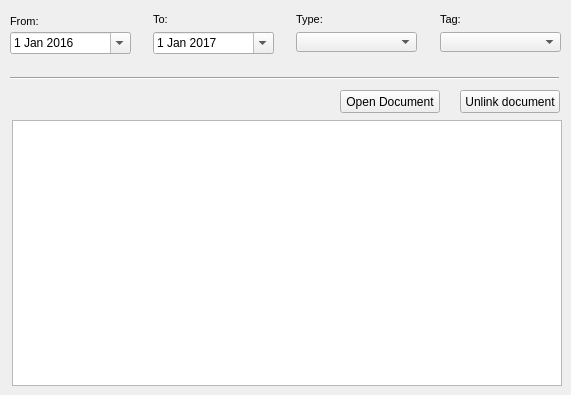
    <widget class="QWidget" name="document">
     <attribute name="title">
      <string>Document</string>
     </attribute>
     <widget class="Line" name="line_12">
      <property name="geometry">
       <rect>
        <x>10</x>
        <y>70</y>
        <width>549</width>
        <height>16</height>
       </rect>
      </property>
      <property name="orientation">
       <enum>Qt::Horizontal</enum>
      </property>
     </widget>
     <widget class="QTableView" name="tbl_document">
      <property name="geometry">
       <rect>
        <x>12</x>
        <y>120</y>
        <width>550</width>
        <height>266</height>
       </rect>
      </property>
      <property name="sizePolicy">
       <sizepolicy hsizetype="MinimumExpanding" vsizetype="MinimumExpanding">
        <horstretch>0</horstretch>
        <verstretch>0</verstretch>
       </sizepolicy>
      </property>
      <property name="sortingEnabled">
       <bool>true</bool>
      </property>
     </widget>
     <widget class="QLabel" name="label_doc_from">
      <property name="geometry">
       <rect>
        <x>10</x>
        <y>10</y>
        <width>90</width>
        <height>22</height>
       </rect>
      </property>
      <property name="font">
       <font>
        <pointsize>8</pointsize>
       </font>
      </property>
      <property name="frameShape">
       <enum>QFrame::NoFrame</enum>
      </property>
      <property name="frameShadow">
       <enum>QFrame::Plain</enum>
      </property>
      <property name="text">
       <string>From:</string>
      </property>
      <property name="textFormat">
       <enum>Qt::AutoText</enum>
      </property>
      <property name="scaledContents">
       <bool>false</bool>
      </property>
      <property name="alignment">
       <set>Qt::AlignLeading|Qt::AlignLeft|Qt::AlignVCenter</set>
      </property>
      <property name="margin">
       <number>3</number>
      </property>
     </widget>
     <widget class="QLabel" name="label_doc_type">
      <property name="geometry">
       <rect>
        <x>296</x>
        <y>8</y>
        <width>61</width>
        <height>22</height>
       </rect>
      </property>
      <property name="font">
       <font>
        <pointsize>8</pointsize>
       </font>
      </property>
      <property name="layoutDirection">
       <enum>Qt::LeftToRight</enum>
      </property>
      <property name="frameShape">
       <enum>QFrame::NoFrame</enum>
      </property>
      <property name="frameShadow">
       <enum>QFrame::Raised</enum>
      </property>
      <property name="text">
       <string>Type:</string>
      </property>
      <property name="textFormat">
       <enum>Qt::AutoText</enum>
      </property>
      <property name="scaledContents">
       <bool>false</bool>
      </property>
      <property name="margin">
       <number>3</number>
      </property>
     </widget>
     <widget class="QComboBox" name="doc_type">
      <property name="geometry">
       <rect>
        <x>296</x>
        <y>32</y>
        <width>121</width>
        <height>20</height>
       </rect>
      </property>
     </widget>
     <widget class="QLabel" name="label_doc_tag">
      <property name="geometry">
       <rect>
        <x>440</x>
        <y>8</y>
        <width>91</width>
        <height>22</height>
       </rect>
      </property>
      <property name="font">
       <font>
        <pointsize>8</pointsize>
       </font>
      </property>
      <property name="frameShape">
       <enum>QFrame::NoFrame</enum>
      </property>
      <property name="frameShadow">
       <enum>QFrame::Raised</enum>
      </property>
      <property name="text">
       <string>Tag:</string>
      </property>
      <property name="textFormat">
       <enum>Qt::AutoText</enum>
      </property>
      <property name="scaledContents">
       <bool>false</bool>
      </property>
      <property name="margin">
       <number>3</number>
      </property>
     </widget>
     <widget class="QComboBox" name="doc_tag">
      <property name="geometry">
       <rect>
        <x>440</x>
        <y>32</y>
        <width>121</width>
        <height>20</height>
       </rect>
      </property>
     </widget>
     <widget class="QDateEdit" name="date_document_to">
      <property name="geometry">
       <rect>
        <x>153</x>
        <y>32</y>
        <width>121</width>
        <height>22</height>
       </rect>
      </property>
      <property name="date">
       <date>
        <year>2017</year>
        <month>1</month>
        <day>1</day>
       </date>
      </property>
      <property name="calendarPopup">
       <bool>true</bool>
      </property>
     </widget>
     <widget class="QLabel" name="label_doc_to">
      <property name="geometry">
       <rect>
        <x>153</x>
        <y>8</y>
        <width>31</width>
        <height>22</height>
       </rect>
      </property>
      <property name="font">
       <font>
        <pointsize>8</pointsize>
       </font>
      </property>
      <property name="frameShape">
       <enum>QFrame::NoFrame</enum>
      </property>
      <property name="frameShadow">
       <enum>QFrame::Raised</enum>
      </property>
      <property name="text">
       <string>To:</string>
      </property>
      <property name="textFormat">
       <enum>Qt::AutoText</enum>
      </property>
      <property name="scaledContents">
       <bool>false</bool>
      </property>
      <property name="margin">
       <number>3</number>
      </property>
     </widget>
     <widget class="QDateEdit" name="date_document_from">
      <property name="geometry">
       <rect>
        <x>10</x>
        <y>32</y>
        <width>121</width>
        <height>22</height>
       </rect>
      </property>
      <property name="date">
       <date>
        <year>2016</year>
        <month>1</month>
        <day>1</day>
       </date>
      </property>
      <property name="calendarPopup">
       <bool>true</bool>
      </property>
     </widget>
     <widget class="QPushButton" name="btn_doc_delete">
      <property name="geometry">
       <rect>
        <x>460</x>
        <y>90</y>
        <width>100</width>
        <height>23</height>
       </rect>
      </property>
      <property name="text">
       <string>Unlink document</string>
      </property>
     </widget>
     <widget class="QPushButton" name="btn_open_path">
      <property name="geometry">
       <rect>
        <x>340</x>
        <y>90</y>
        <width>100</width>
        <height>23</height>
       </rect>
      </property>
      <property name="text">
       <string>Open Document</string>
      </property>
     </widget>
    </widget>
